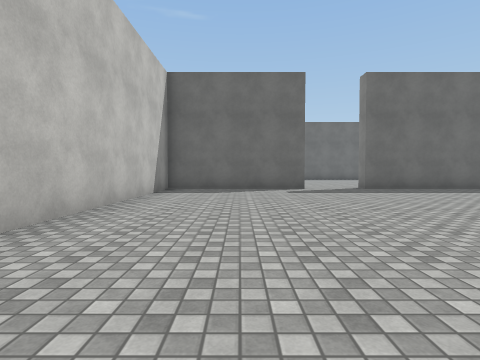
View 1 (above)

17 first-person views from a walk through a 3-D level made in the Unity game engine. The camera is 1.2 m above the floor, tilts 2° down and sees 80° across. The floor is counted in squares, 2 m on a side. Each view is taken from the middle of a square. On the plan, view 1 faces up. The plan holds only what a view shows up to about 9 squares ahead; the rest is blank. The place goes on beyond the plan. The player is left out. Surface patterns are stand-ins for the level's own textures.

View 2
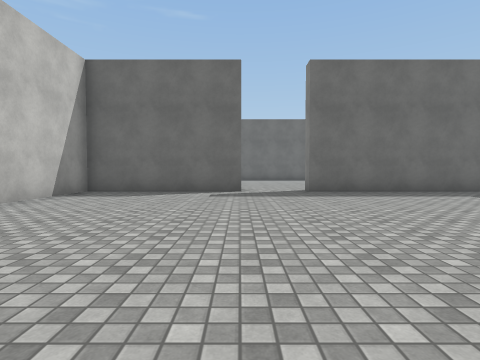

View 3
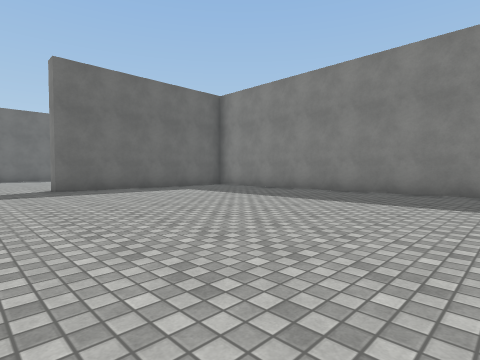

View 4
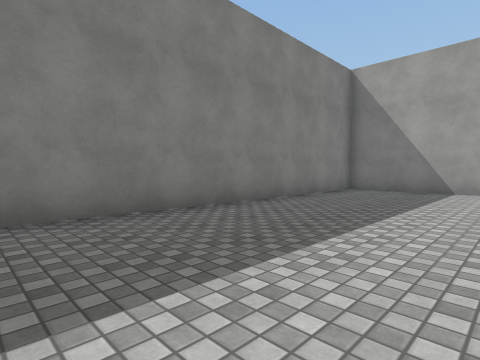

View 5
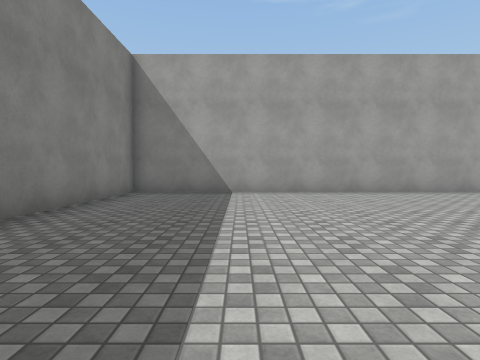

View 6
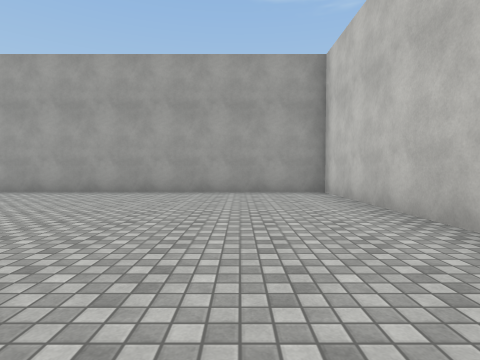

View 7
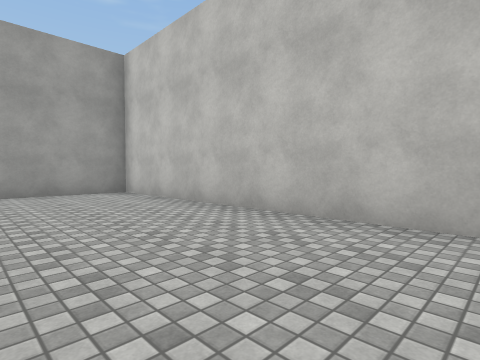

View 8
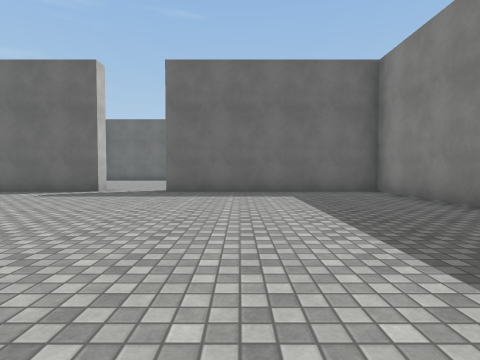

View 9
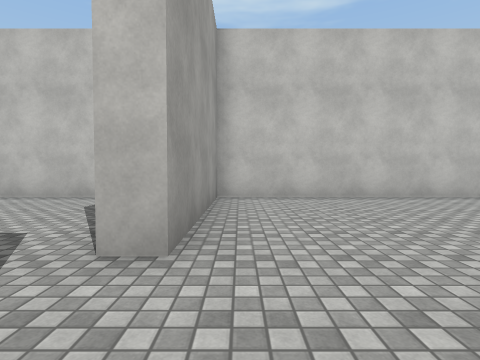

View 10
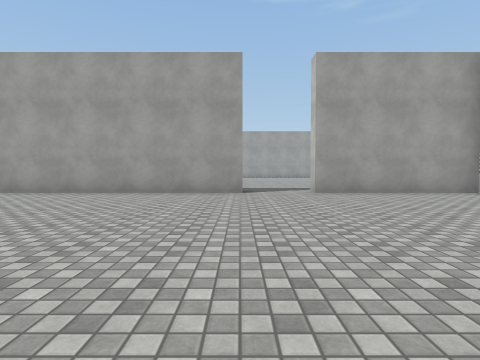

View 11
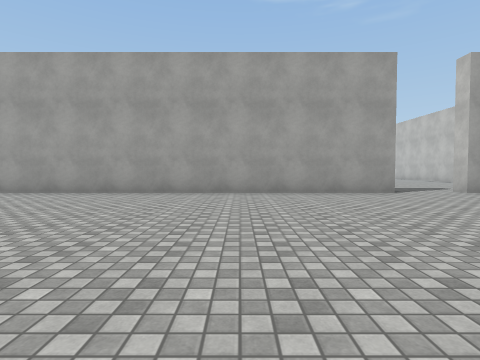

View 12
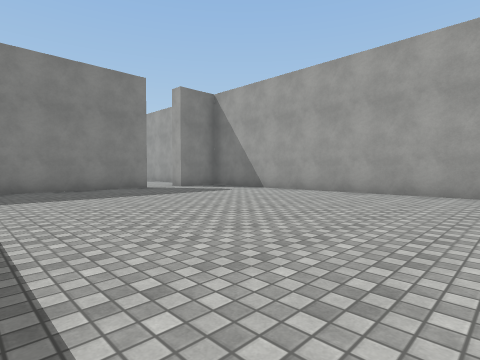

View 13
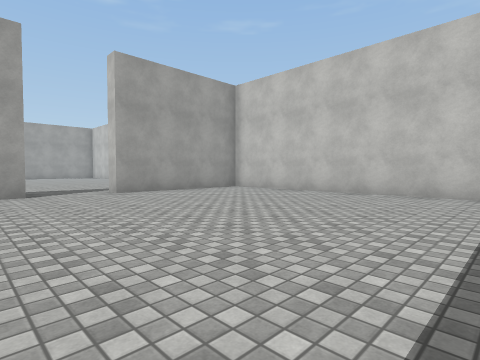

View 14
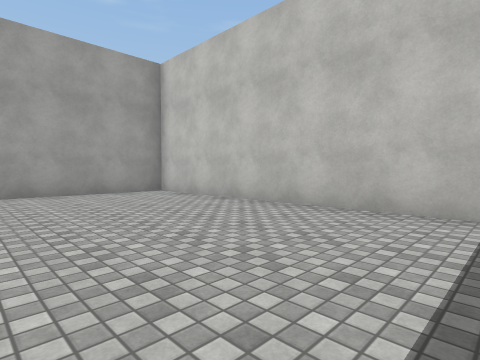

View 15
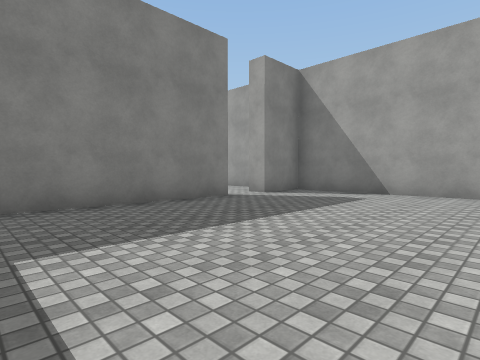

View 16
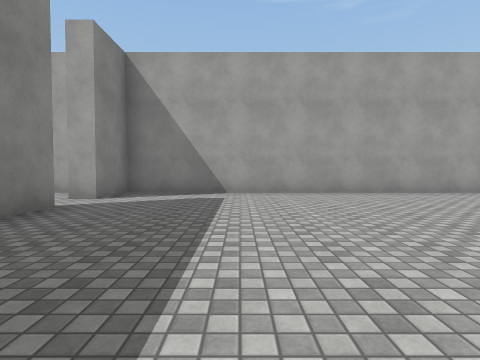

View 17
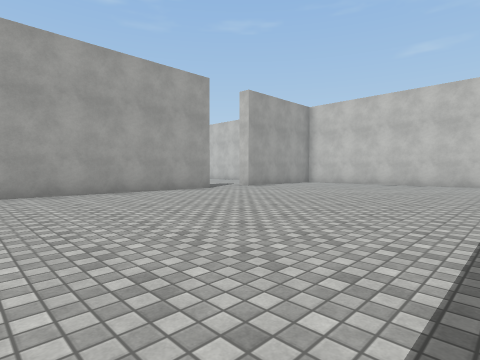

### Floor plan
Points are (right, up) in squares from view 1. A wall is a line through its corners. A room is listed if a view was taken in it or the views show most of it. See-through windows are left out.
Room 1 (views 1, 2, 3, 4, 5, 6, 7, 8)
walls: (2, 9) (-2.3, 9) (-2.3, -5.6) (9.8, -5.6) (9.8, 9) (3.9, 9)
ways out: opening at (3, 9) to room 2
Room 2 (views 9, 10, 11, 12, 13, 14, 15, 16, 17)
walls: (3.9, 9) (3.9, 9.5) (17, 9.5) (17, 11.1) (17.6, 11.1); (17, 12.4) (17, 16.6); (-2.3, 16.8) (-2.3, 9.5) (2, 9.5) (2, 9)
ways out: opening at (3, 9) to room 1; opening at (17, 12)

Positions as (right, up) in squares from view 1, and headings:
1: (0, 0), facing up
2: (2, 1), facing up
3: (2, 0), facing up-right
4: (6, 3), facing down-right
5: (7, 2), facing down
6: (0, 2), facing down
7: (1, 2), facing down-left
8: (6, 1), facing up
9: (4, 10), facing left
10: (4, 17), facing down
11: (8, 17), facing down
12: (8, 17), facing down-right
13: (5, 17), facing down-left
14: (2, 17), facing down-left
15: (12, 17), facing down-right
16: (14, 17), facing down
17: (10, 17), facing down-left
